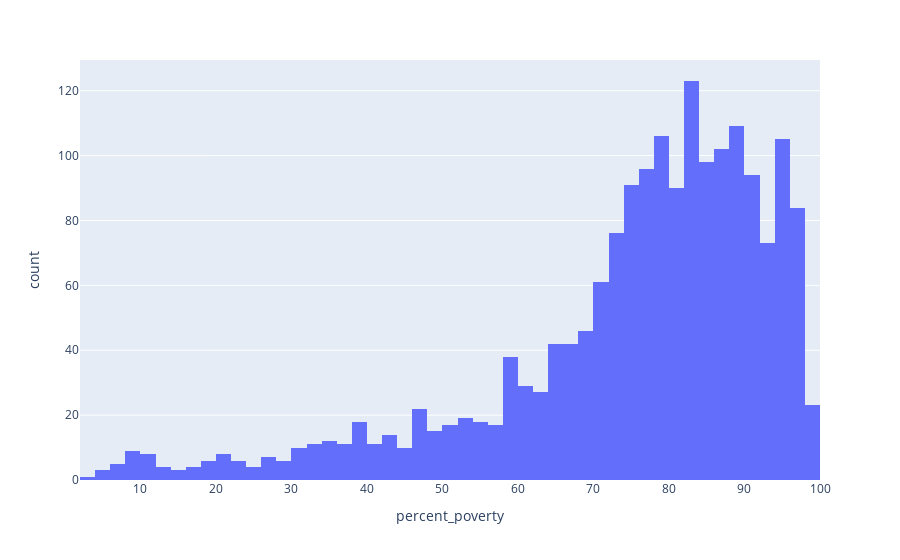

The cell this chart's notebook holds for it:
### Markdown cell above
#### Task 2D. Create a histogram to view the distribution of the percentage of students whose families fall below the poverty line in NYC public high schools.
<span style='background :#FFF59E'>**Hint:** For this one, you'll need to use the `percent_poverty` column of your DataFrame. </span>

### Code cell
# Plot the data showing the % of students whose families are below the poverty line in schools
px.histogram(schools, x = 'percent_poverty')

### Figure 1 — Plotly figure (JSON) as saved in the notebook; plotly's stock layout.template omitted (floating-point values rounded to 4 significant figures; data arrays with more than 128 entries replaced by an {"elided": "..."} marker saying what was removed)
{"data": [{"alignmentgroup": "True", "bingroup": "x", "hovertemplate": "percent_poverty=%{x}<br>count=%{y}<extra></extra>", "legendgroup": "", "marker": {"color": "#636efa", "pattern": {"shape": ""}}, "name": "", "offsetgroup": "", "orientation": "v", "showlegend": false, "type": "histogram", "x": {"elided": "1834 float values"}, "xaxis": "x", "yaxis": "y"}], "layout": {"autosize": true, "barmode": "relative", "legend": {"tracegroupgap": 0}, "margin": {"t": 60}, "xaxis": {"anchor": "y", "autorange": true, "domain": [0, 1], "range": [2, 100], "title": {"text": "percent_poverty"}, "type": "linear"}, "yaxis": {"anchor": "x", "autorange": true, "domain": [0, 1], "range": [0, 129.5], "title": {"text": "count"}}}}
